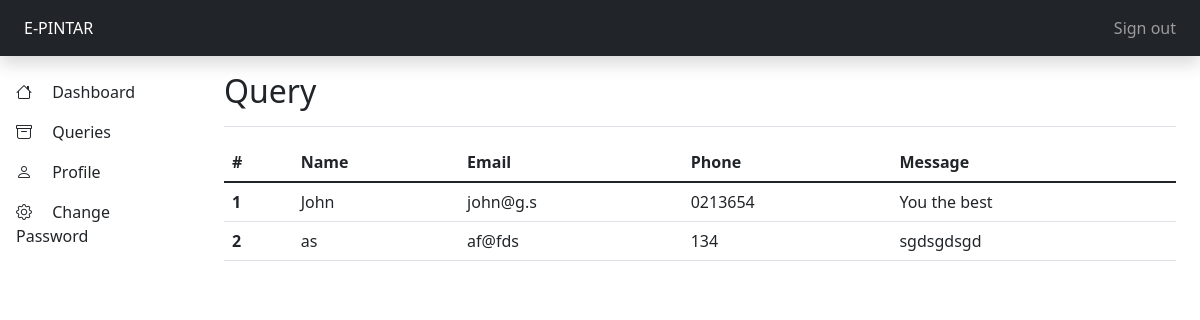
The app's page /teacher/query.php (signed in) with its own data.
### tables this page shows
CREATE TABLE `query` (
  `id` int(11) NOT NULL,
  `teacher_id` int(11) NOT NULL,
  `name` varchar(255) NOT NULL,
  `email` varchar(255) NOT NULL,
  `phone` varchar(255) NOT NULL,
  `created` varchar(255) NOT NULL,
  `message` text NOT NULL
);

### config/include.php (called while the page is built, shortened)
<?php
function route($path)
{
    return $_ENV['URL_PATH'] . $path;
}

### teacher/controller/controller.php (called while the page is built, shortened)
<?php
$conn = mysqli_connect($_ENV['DB_HOST'], $_ENV['DB_USERNAME'], $_ENV['DB_PASSWORD'], $_ENV['DB_DATABASE']);
function mysqlj($query)
{
    global $conn;
    return mysqli_query($conn, $query);
}
function getQueries()
{
    $results = array();
    $id = $_SESSION['id'];
    $query = "SELECT * FROM query WHERE teacher_id=$id";
    $result = mysqlj($query);
    if ($result->num_rows > 0) {
        while ($row = mysqli_fetch_assoc($result)) {
            $results[] = $row;
        }
    }
    return $results;
}

### teacher/query.php (the view, shortened to what this page needs)
<?php
include('../config/include.php');
include(asset('teacher/controller/controller.php'));
$queries = getQueries();
?>
<html lang="en">
<head>
    <link href="https://cdn.jsdelivr.net/npm/bootstrap-icons@1.5.0/font/bootstrap-icons.css" rel="stylesheet" />
    <link rel="stylesheet" type="text/css" href="<?= route('css/style.css') ?>">
</head>
<body>
    <header class="navbar navbar-dark bg-dark flex-md-nowrap p-0 shadow p-2">
        <a class="navbar-brand col-md-3 col-lg-2 me-0 px-3 fs-6" href="<?= route('teacher/') ?>"><?= $_ENV['APP_NAME'] ?></a>
        <div class="navbar-nav">
            <div class="nav-item text-nowrap">
                <a class="nav-link px-3" href="<?= route('teacher/index.php?logout=1') ?>">Sign out</a>
            </div>
        </div>
    </header>
    <div class="container-fluid">
        <div class="row">
            <?php include(asset('teacher/inc/sidebar.php')) ?>
            <main class="col-md-9 ms-sm-auto col-lg-10 px-md-4">
                <div class="d-flex justify-content-between flex-wrap flex-md-nowrap align-items-center pt-3 pb-2 mb-3 border-bottom">
                    <h1 class="h2">Query</h1>
                </div>
                <table class="table">
                    <thead>
                        <tr>
                            <th scope="col">#</th>
                            <th scope="col">Name</th>
                            <th scope="col">Email</th>
                            <th scope="col">Phone</th>
                            <th scope="col">Message</th>
                        </tr>
                    </thead>
                    <tbody>
                        <?php foreach ($queries as $query) { ?>
                            <tr>
                                <th scope="row"><?= $query['id'] ?></th>
                                <td><?= $query['name'] ?></td>
                                <td><?= $query['email'] ?></td>
                                <td><?= $query['phone'] ?></td>
                                <td><?= $query['message'] ?></td>
                            </tr>
                        <?php } ?>
                    </tbody>
                </table>
            </main>
        </div>
    </div>
</body>
</html>

### records on screen
query: id "1", name "John", email "john@g.s", phone "0213654", message "You the best"
query: id "2", name "as", email "af@fds", phone "134", message "sgdsgdsgd"

### other values on screen
$_ENV['APP_NAME'] "E-PINTAR"
